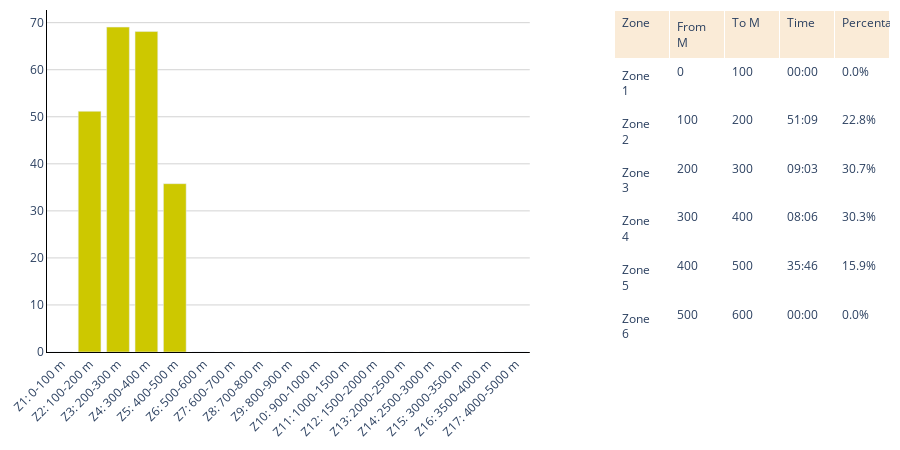

Notebook code cell kept with this figure:
### Code cell
plot_elevation_zones(df_activity_visual)

### Figure 1 — Plotly figure (JSON) as saved in the notebook; plotly's stock layout.template omitted (floating-point values rounded to 4 significant figures)
{"data": [{"customdata": ["00:00", "51:09", "09:03", "08:06", "35:46", "00:00", "00:00", "00:00", "00:00", "00:00", "00:00", "00:00", "00:00", "00:00", "00:00", "00:00", "00:00"], "hovertemplate": "<b>%{x}</b><br>Zone held during %{customdata}<br><extra></extra>", "marker": {"color": "rgb(205, 200, 0)"}, "type": "bar", "x": ["Z1: 0-100 m", "Z2: 100-200 m", "Z3: 200-300 m", "Z4: 300-400 m", "Z5: 400-500 m", "Z6: 500-600 m", "Z7: 600-700 m", "Z8: 700-800 m", "Z9: 800-900 m", "Z10: 900-1000 m", "Z11: 1000-1500 m", "Z12: 1500-2000 m", "Z13: 2000-2500 m", "Z14: 2500-3000 m", "Z15: 3000-3500 m", "Z16: 3500-4000 m", "Z17: 4000-5000 m"], "xaxis": "x", "y": [0, 51.16, 69.06, 68.12, 35.78, 0, 0, 0, 0, 0, 0, 0, 0, 0, 0, 0, 0], "yaxis": "y"}, {"cells": {"align": "left", "fill": {"color": "white"}, "values": [["Zone 1", "Zone 2", "Zone 3", "Zone 4", "Zone 5", "Zone 6", "Zone 7", "Zone 8", "Zone 9", "Zone 10", "Zone 11", "Zone 12", "Zone 13", "Zone 14", "Zone 15", "Zone 16", "Zone 17"], ["0", "100", "200", "300", "400", "500", "600", "700", "800", "900", "1000", "1500", "2000", "2500", "3000", "3500", "4000"], ["100", "200", "300", "400", "500", "600", "700", "800", "900", "1000", "1500", "2000", "2500", "3000", "3500", "4000", "5000"], ["00:00", "51:09", "09:03", "08:06", "35:46", "00:00", "00:00", "00:00", "00:00", "00:00", "00:00", "00:00", "00:00", "00:00", "00:00", "00:00", "00:00"], ["0.0%", "22.8%", "30.7%", "30.3%", "15.9%", "0.0%", "0.0%", "0.0%", "0.0%", "0.0%", "0.0%", "0.0%", "0.0%", "0.0%", "0.0%", "0.0%", "0.0%"]]}, "domain": {"x": [0.6727, 1.0], "y": [0, 1]}, "header": {"align": "left", "fill": {"color": "antiquewhite"}, "values": ["Zone", "From M", "To M", "Time", "Percentage"]}, "type": "table"}], "layout": {"height": 450, "margin": {"b": 10, "l": 10, "r": 10, "t": 10}, "plot_bgcolor": "rgba(0,0,0,0)", "xaxis": {"anchor": "y", "domain": [0, 0.5727], "linecolor": "black", "showgrid": true, "tickangle": -45}, "yaxis": {"anchor": "x", "domain": [0, 1], "gridcolor": "lightgrey", "gridwidth": 1, "linecolor": "black", "showgrid": true}}}
